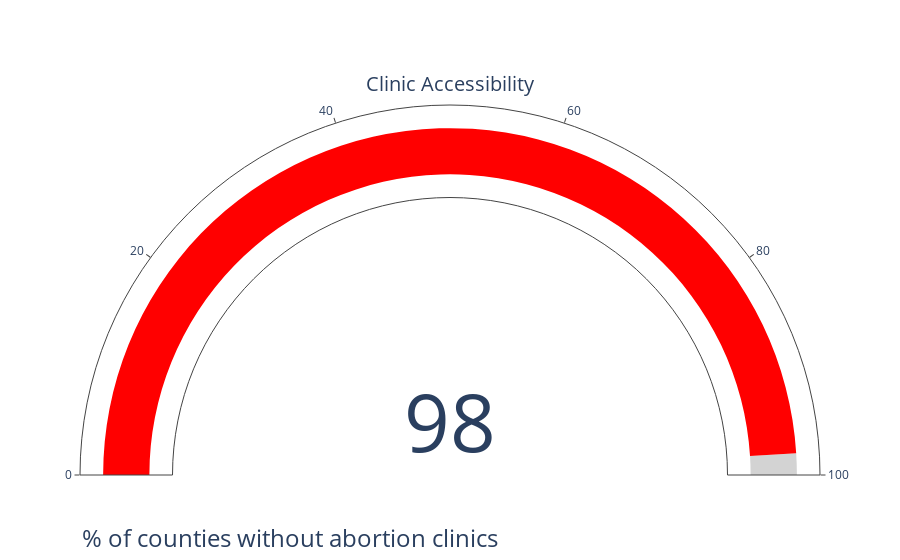

Notebook code for this chart:
### Code cell
import plotly.graph_objs as go

# Function to draw the gauge chart
def draw_gauge_chart(score, title="Clinic Accessibility"):
    # Get the access level and color based on the percentage
    access_level, color = categorize_access(score)
    
    # Draw the gauge chart using Plotly
    fig = go.Figure()

    fig.add_trace(go.Indicator(
        mode = "gauge+number",
        value = score,
        title = {'text': title},
        gauge = {
            'axis': {'range': [None, 100]},
            'bar': {'color': color}, # the bar color
            'steps' : [
                {'range': [score, 100], 'color': 'lightgray', 
                    'thickness': 0.5},
            ],
        }
    ))
    
    # note to make it dependent on input
    
    caption = go.layout.Annotation(
    text=f"% of counties without abortion clinics",
    showarrow=False,
    xref="paper",
    yref="paper",
    x=0,
    y=-0.2,
    font=dict(size=24),
    align='center',
   )

    fig.update_layout(annotations=[caption])
    fig.show()

# Example usage:
input_state = 'Kansas'  # Replace with the actual state name
score = get_score_by_state(input_state)
if score is not None:
    draw_gauge_chart(score)
else:
    print(f"No data available for {input_state}.")

### Figure 1 — Plotly figure (JSON) as saved in the notebook; plotly's stock layout.template omitted (floating-point values rounded to 4 significant figures)
{"data": [{"gauge": {"axis": {"range": [null, 100]}, "bar": {"color": "red"}, "steps": [{"color": "lightgray", "range": [98, 100], "thickness": 0.5}]}, "mode": "gauge+number", "title": {"text": "Clinic Accessibility"}, "type": "indicator", "value": 98}], "layout": {"annotations": [{"align": "center", "font": {"size": 24}, "showarrow": false, "text": "% of counties without abortion clinics", "x": 0, "xref": "paper", "y": -0.2, "yref": "paper"}], "autosize": true}}
